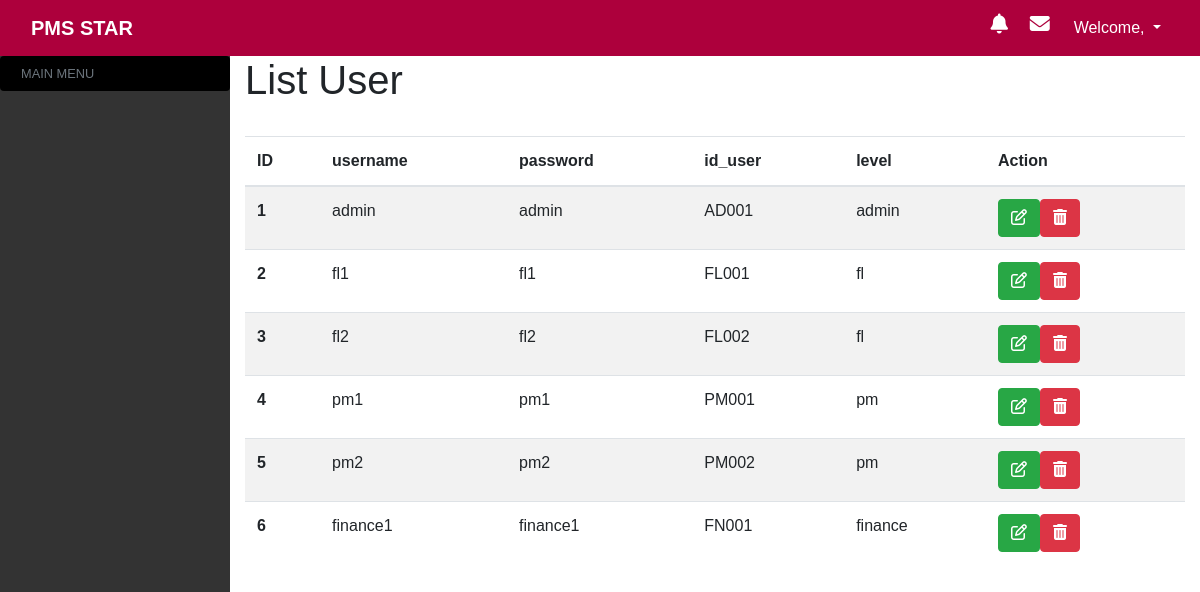
Page /index.php/admin/user on the earlier database version.
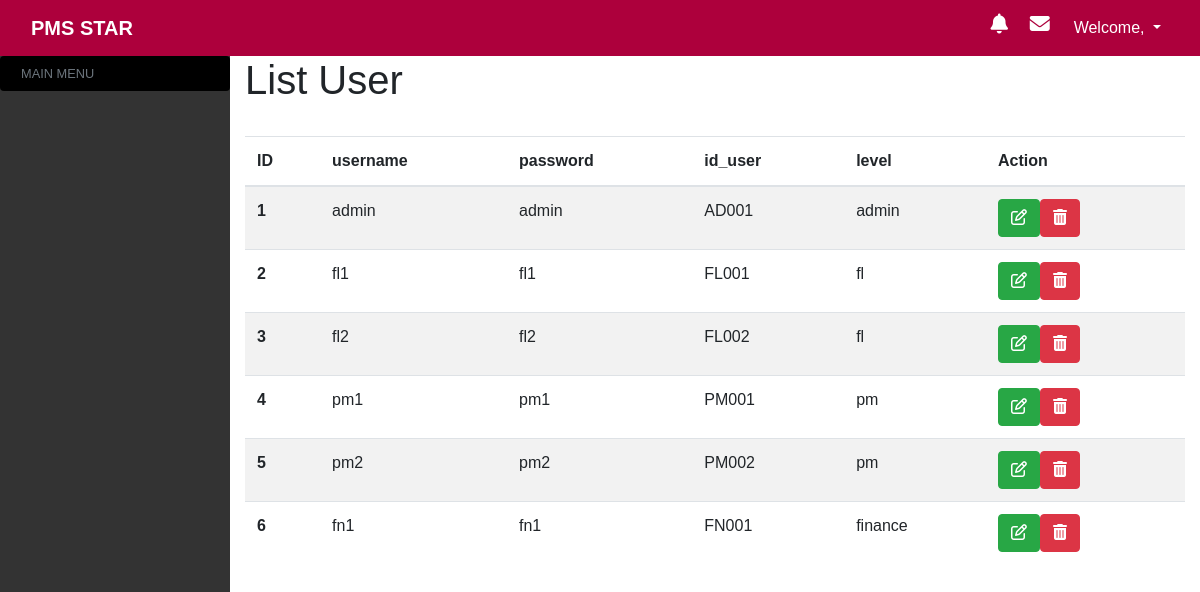
Same page on the later database version.
### tables this page shows
CREATE TABLE `user` (
  `id` int(11) NOT NULL,
  `username` varchar(35) NOT NULL,
  `password` varchar(35) NOT NULL,
  `id_user` varchar(10) NOT NULL,
  `level` enum('admin','pm','fl','finance') NOT NULL
);

### application/controllers/Admin.php (called while the page is built, shortened)
<?php
class Admin extends CI_Controller {
	public function __construct()
	{
		$this->load->helper(array('form', 'url'));
		$this->load->model('m_pms');
		$this->load->helper('url_helper');
	}
	public function user($page = 'home')
	{
		$data['level'] = $this->db->get_where('user', ['id_user' => $this->session->userdata('id_user')])->row_array();
		$data['pekerjaan'] = $this->m_pms->get_datamasteruser();
		$this->load->view('template/tmplt_h',$data);
		$this->load->view('admin/user',$data);
		$this->load->view('template/tmplt_f');
	}
}

### index.php (called while the page is built, shortened)
<?php
require_once BASEPATH.'core/CodeIgniter.php';

### application/models/m_pms.php (called while the page is built, shortened)
<?php
class m_pms extends CI_Model {
    public function get_datamasteruser($id = FALSE){
        if($id === FALSE){
            return $this->db->get('user')->result_array();
        }
        return $this->db->get_where('user', array('id' => $id))->row_array();
    }
}
?>

### application/views/admin/user.php (the view, shortened to what this page needs)
        <div class="col">
            <h1>
                List User
            </h1>
            <br>
<table class="table table-striped">
  <thead>
    <tr>
      <th scope="col">ID</th>
      <th scope="col">username</th>
      <th scope="col">password</th>
      <th scope="col">id_user</th>
      <th scope="col">level</th>
      <th scope="col">Action</th>
    </tr>
  </thead>
  <tbody>
    <?php foreach ($pekerjaan as $p) : ?>
      <tr>
        <th scope="row" ><?php echo $p['id']?></th>
        <td><?php echo $p['username']?></td>
        <td><?php echo $p['password']?></td>
        <td><?php echo $p['id_user']?></td>
        <td><?php echo $p['level']?></td>
        <td><a href="<?php echo site_url('admin/ubahdatauser/'.$p['id_user'])?>"><button type="button" class="btn btn-success" data-toggle="button" aria-pressed="false" autocomplete="off">
        <i class="fa fa-edit"></i>
        </button></a><a href="<?php echo site_url('admin/hapususer/'.$p['id_user'])?>"><button type="button" class="btn btn-danger" data-toggle="button" aria-pressed="false" autocomplete="off">
        <i class="fa fa-trash"></i>
        </button></a></td>
      </tr>
    <?php endforeach; ?>
  </tbody>
</table>
        </div>

### application/views/template/tmplt_h.php (shortened to what this page needs)
<!doctype html>
<html lang="en">
  <head>
    <link rel="stylesheet" href="https://stackpath.bootstrapcdn.com/bootstrap/4.4.1/css/bootstrap.min.css">
    <link href="//maxcdn.bootstrapcdn.com/bootstrap/4.1.1/css/bootstrap.min.css" rel="stylesheet" id="bootstrap-css">
    <link rel = "stylesheet" type = "text/css" href = "<?php echo base_url(); ?>css/style.css">
  </head>
  <body>
    <nav class="navbar navbar-expand-lg navbar-dark" style="background-color: #ad003c">
        <div class="container-fluid ml-auto">
          <div class="navbar-header">
            <a class="navbar-brand" href="#" style="color: white; font-weight: bold">PMS STAR</a>
          </div>
          <div class="icon ml-auto">
            <h5>
                <i class="fa fa-bell mr-3" aria-hidden="true" data-toggle="tooltip" title="Notification"></i>
                <i class="fa fa-envelope mr-3" aria-hidden="true" data-toggle="tooltip" title="Inbox Messages"></i>
            </h5>
        </div>
          <ul class="nav navbar-nav navbar-right">
          <li class="dropdown">
              <a href="#" class="nav-link dropdown-toggle" id="navbarDropdown" data-toggle="dropdown" aria-expanded="false" style="color:white">
                  Welcome, <?php if($level['level']=='fl' || $level['level']=='pm' || $level['level']=='finance') {echo $user['nama'];} else {echo $level['username'];}?> <b class="caret"></b>
              </a>
          </li>
        </ul>
      </div>
    </nav>
    <div class="row" id="body-row">
        <div id="sidebar-container" class="sidebar-expanded d-none d-md-block">
            <ul class="list-group">
                <li class="list-group-item sidebar-separator-title text-muted d-flex align-items-center menu-collapsed">
                    <small>MAIN MENU</small>
                </li>
            </ul>
        </div>

### application/views/template/tmplt_f.php (shortened to what this page needs)
</div>
  </body>
</html>

### css/style.css (style rules this page uses)
body { font-family: Arial, Helvetica, sans-serif; background-color: white; }
body { overflow-x: hidden; }
#body-row { margin-left:0; margin-right:0; }
#sidebar-container { min-height: 100vh; background-color: #333; padding: 0; }
.sidebar-expanded { width: 230px; }
.fa-bell { color: #fff; }
.fa-envelope { color: #fff; }
.sidebar-separator-title { background-color: #000; height: 35px; }
a { color: #92badd; display:inline-block; text-decoration: none; font-weight: 400; }

Differences in the rows shown:
changed user "FN001": username "finance1" → "fn1"; password "finance1" → "fn1"
